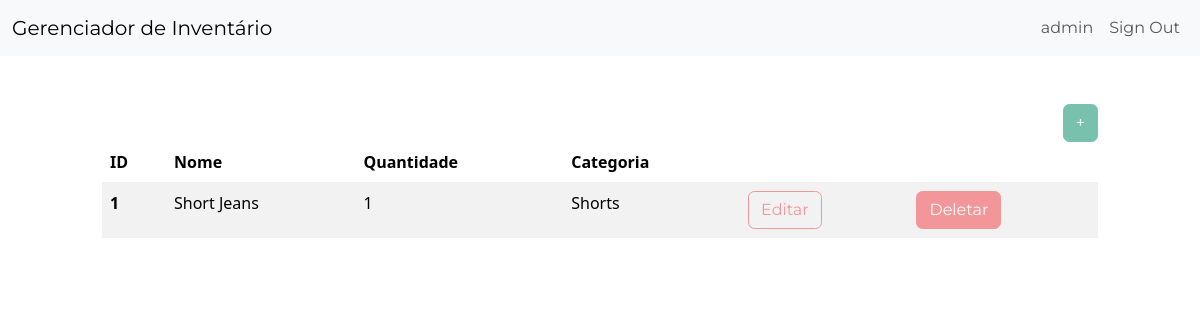
Page /dashboard/ (signed in) on the earlier database version.
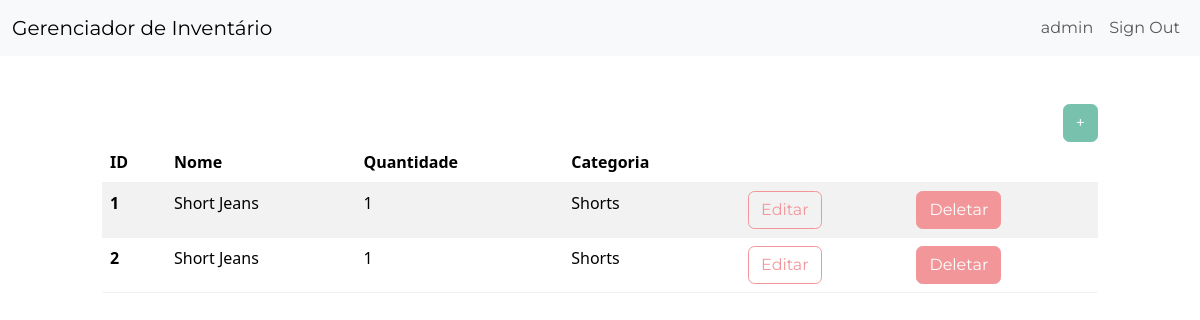
Same page on the later database version.
### inventory/models.py (models this page shows, shortened)
class InventoryItem(models.Model):
    nome = models.CharField(max_length=200)
    quantidade = models.IntegerField()
    categoria = models.ForeignKey('Categoria', on_delete=models.SET_NULL, blank=True, null=True)
    date_created = models.DateTimeField(auto_now_add=True)
    user = models.ForeignKey(User, on_delete=models.CASCADE)

class Categoria(models.Model):
    nome = models.CharField(max_length=200)
    class Meta:
        verbose_name_plural = 'categorias'

### inventory/views.py (the view)
# urls.py: path('dashboard/', Dashboard.as_view(), name='dashboard'),
class Dashboard(LoginRequiredMixin, View):
    def get(self, request):
        itens = InventoryItem.objects.filter(user=self.request.user.id).order_by('id')
        return render(request, 'inventory/dashboard.html', {'itens': itens})

### inventory/templates/inventory/dashboard.html (shortened to what this page needs)
{% extends 'inventory/base.html' %}
{% block content %}
    <div class="row">
        <div class="col-md-10 col-12 mx-auto mt-5">
            <div class="d-flex justify-content-end">
                <a href="{% url 'add-item' %}"class="btn btn-primary">+</a>
            </div>
            <table class="table table-hover table-striped">
                <thead>
                    <tr>
                        <th scope="col">ID</th>
                        <th scope="col">Nome</th>
                        <th scope="col">Quantidade</th>
                        <th scope="col">Categoria</th>
                        <th scope="col"></th>
                        <th scope="col"></th>
                    </tr>
                </thead>
                <tbody>
                    {% for item in itens %}
                    <tr>
                        <th scope="row">{{ item.id }}</th>
                        <td>{{ item.nome }}</td>
                        <td>{{ item.quantidade }}</td>
                        <td>{{ item.categoria.nome }}</td>
                        <td><a href="{% url 'edit-item' item.id %}" class="btn btn-outline-secondary">Editar</a></td>
                        <td><a href="{% url 'delete-item' item.id%}" class="btn btn-secondary">Deletar</a></td>
                    </tr>
                    {% endfor %}
                </tbody>
            </table>
        </div>
    </div>
{% endblock content %}

### inventory/templates/inventory/base.html (shortened to what this page needs)
<!DOCTYPE html>
<html lang="PT-BR">
<head>
	<link href="https://bootswatch.com/5/minty/bootstrap.min.css" rel="stylesheet">
</head>
<body>
	{% include 'inventory/navigation.html' %}
	{% block content %}
	{% endblock content %}
</body>
</html>

### inventory/templates/inventory/navigation.html (shortened to what this page needs)
<nav class="navbar navbar-expand-lg bg-light">
	<div class="container-fluid">
		<a class="navbar-brand" href="{% url 'index' %}">Gerenciador de Inventário</a>
		<div class="collapse navbar-collapse justify-content-end" id="navbarNav">
			<ul class="navbar-nav">
				{% if user.is_authenticated %}
					<li class="nav-item">
						<a class="nav-link" href="#">{{ user.username }}</a>
					</li>
					<li class="nav-item">
						<form method="post" action="{% url 'logout' %}">
                            <button class="nav-link">Sign Out</button>
                        </form>
					</li>
				{% endif %}
			</ul>
		</div>
	</div>
</nav>

Differences in the rows shown:
added InventoryItem: id "2", nome "Short Jeans", quantidade "1", categoria.nome "Shorts"
